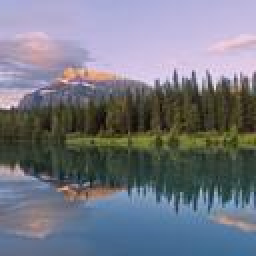
#> input picture Catalog 1/InterpolationAndGeometricalOperations/TAL/landscape.jpg, 128 x 128 px (shown 2 times larger)
$ python Rotation.py
#> lines starting #> are read from the running program, lines starting #| are printed output that depends on the picture; after the words box and inside, x2 and y2 are one past the last pixel; in counts of white or black regions, pixels touching at a corner belong together
import numpy as np
import matplotlib.pyplot as plt
from PIL import Image


def medianFilter(image):

    rows, columns = image.size
    m_image = np.array(image, dtype=np.uint8)
    for row in range(rows):
        for col in range(columns):
            if m_image[row, col] == np.uint8(0):
                window = np.squeeze(np.asarray(m_image[row - 1:row + 2, col - 1:col + 2]))
                m_image[row, col] = np.uint8(np.median(window))
    finalImage = Image.fromarray(m_image, 'L')


    return finalImage

def getNewPos(comp,angle,pix_x,pix_y,rot_x,rot_y): #Makes all the translation of the old components to the rotated components
    if (comp == 'x'):
        a0 = np.cos(angle)
        a1 = np.sin(angle)
        a2 = rot_x - a0 * rot_x - a1 * rot_y
        new_x = round(a0 * pix_x + a1 * pix_y + a2)
        return new_x
    else:
        b0 = -np.sin(angle)
        b1 = np.cos(angle)
        b2 = rot_y - b0 * rot_y - b1 * rot_y
        new_y = round(b0 * pix_x + b1 * pix_y + b2)
        return new_y

def rotacion(img, angle):

    imageM = np.array(img, dtype=np.uint8)
    max_rows, max_cols = img.size
    imageRot = np.zeros((max_rows, max_cols), dtype=np.uint8)
    centerX = max_rows // 2 #Get the x component center about which it will rotate
    centerY = max_cols // 2 #Get the y component center about which it will rotate

    for x in range(max_rows - 1):
        for y in range(max_cols - 1):

            x_new = getNewPos('x',angle,x,y,centerX,centerY)
            y_new = getNewPos('y', angle, x, y, centerX, centerY)

            if x_new >= 0 and y_new >= 0 : ##the transformation is not out of scope
                if x_new < max_rows and y_new < max_cols: #Checks that the image dont gets out of the matrix size
                    imageRot[x_new, y_new] = np.uint8(imageM[x, y])#Sets the components
    finalImage = Image.fromarray(imageRot, 'L')
    return finalImage

def draw():


    gf = plt.figure()
    img = Image.open('landscape.jpg', 'r').convert('L')
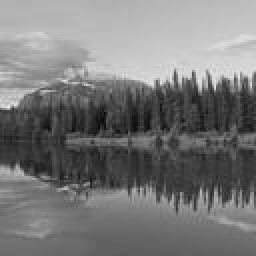
#> img: PIL image 128x128 L (shown 2 times larger); min 8, max 240, mean 120.8
    angle = np.pi / 1.8
    rotatedImage = rotacion(img, angle)
#> after the loop in rotacion, `for x in range(max_rows - 1):`:
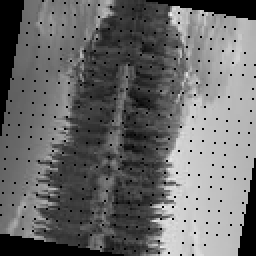
#> imageRot: shape (128, 128) (shown 2 times larger); min 0, max 240, mean 106.2
    rotatedImage.save("rotationImage.jpg")
    filtertedImage = medianFilter(rotatedImage.convert('L'))
#> after the loop in medianFilter, `for row in range(rows):`:
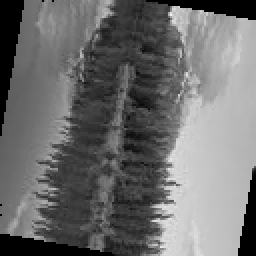
#> m_image: shape (128, 128) (shown 2 times larger); 2.42% of pixels changed, all inside (x1, y1, x2, y2) = (1, 1, 128, 128)
    gf.add_subplot(1, 3, 1)
    filtertedImage.save("medianFilterResult.jpg")

    plt.imshow(img.convert('L'), cmap='gray')
    plt.title("Original")
    gf.add_subplot(1, 3, 2)
    plt.imshow(rotatedImage.convert('L'), cmap='gray')

    plt.title("Rotated")
    gf.add_subplot(1, 3, 3)
    plt.imshow(filtertedImage.convert('L'), cmap='gray')
    plt.title("Filtered rotated")
    plt.show()
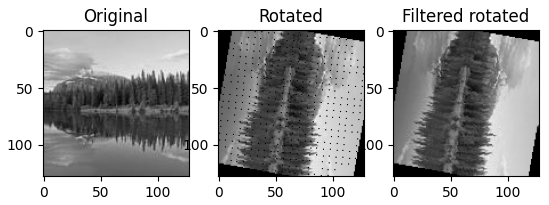
#> figure drawn by matplotlib, 3 panels

draw()
